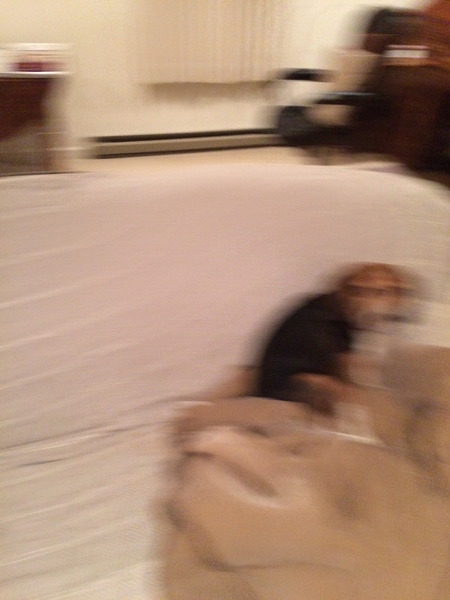
#> input picture opencv_training/pyimagesearch_project/Detect_blur/images/image_001.png, 450 x 600 px; its folder holds only this picture in this run
$ python detect.py --images images   (older library calls are emulated)
#> lines starting #> are read from the running program, lines starting #| are printed output that depends on the picture; after the words box and inside, x2 and y2 are one past the last pixel; in counts of white or black regions, pixels touching at a corner belong together
from imutils import paths
import argparse
import cv2

def variance_of_laplacian(image):

    return cv2.Laplacian(image, cv2.CV_64F).var()

ap = argparse.ArgumentParser()
ap.add_argument("-i", "--images", required = True,
    help = "Path to input directory of images")
ap.add_argument("-t", "--threshold", type = float, default = 100.0,
    help = "Focus measures that fall below this value will be considered 'blurry'")
args = vars(ap.parse_args())

for imagePath in paths.list_images(args["images"]):

    image = cv2.imread(imagePath)
#> image is the input picture: shape (600, 450, 3); mean B, G, R 120.1, 142.4, 174.7
    gray = cv2.cvtColor(image, cv2.COLOR_RGB2GRAY)
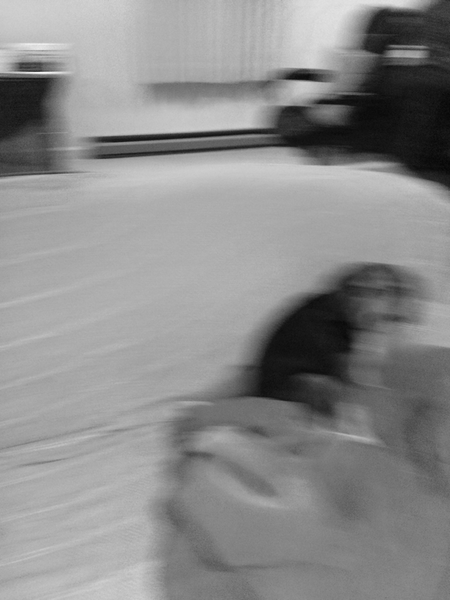
#> gray: shape (600, 450); min 7, max 248, mean 139.4
    fm = variance_of_laplacian(gray)
#> fm = 83.32
    text = "Not Blurry"

    if fm < args["threshold"]:
        text = "Blurry"

    cv2.putText(image, "{}: {:.2f}".format(text, fm), (10, 30),
        cv2.FONT_HERSHEY_SIMPLEX, 0.8, (0, 0, 255), 3)
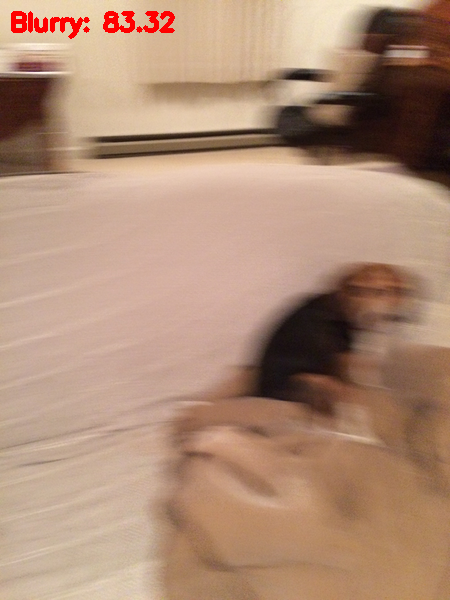
#> image: shape (600, 450, 3); 0.69% of pixels changed, all inside (x1, y1, x2, y2) = (11, 11, 175, 39)
    cv2.imshow("Image", image)
    key = cv2.waitKey(0)
#> (key Esc is pressed here)

$ run again, on opencv_training/pyimagesearch_project/Detect_blur/images/image_005.png
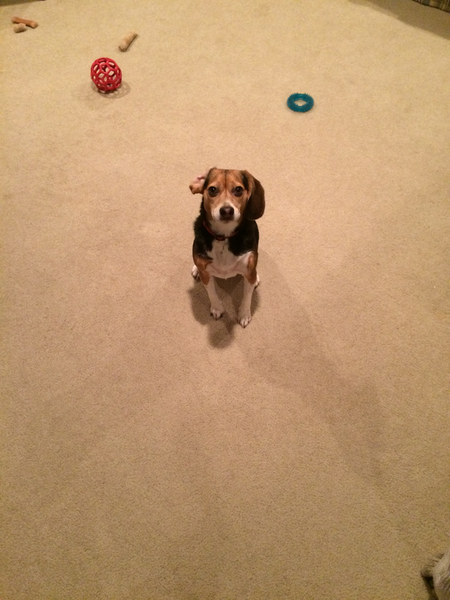
#> input picture opencv_training/pyimagesearch_project/Detect_blur/images/image_005.png, 450 x 600 px
#> image is the input picture: shape (600, 450, 3); mean B, G, R 112.3, 152.3, 190.1
#> `gray = cv2.cvtColor(image, cv2.COLOR_RGB2GRAY)`:
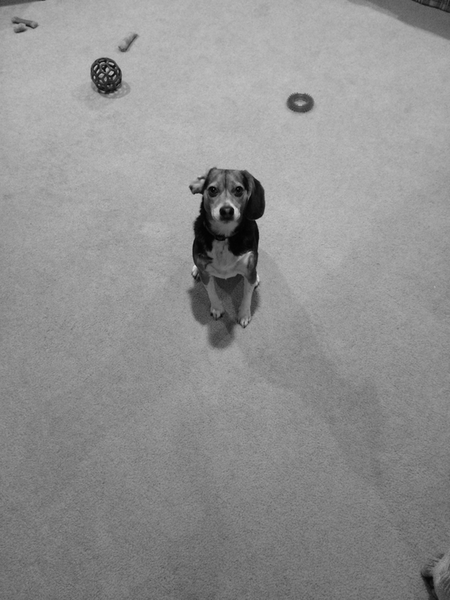
#> gray: shape (600, 450); min 2, max 222, mean 144.7
#> fm = 277.5
#> `cv2.putText(image, "{}: {:.2f}".format(text, fm), (10, 30), cv2.FONT_H..`:
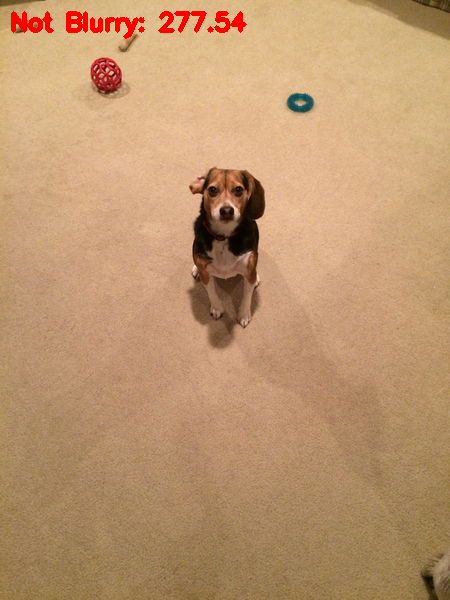
#> image: shape (600, 450, 3); 0.91% of pixels changed, all inside (x1, y1, x2, y2) = (11, 11, 247, 39)

$ run again, on opencv_training/pyimagesearch_project/Detect_blur/images/image_006.png
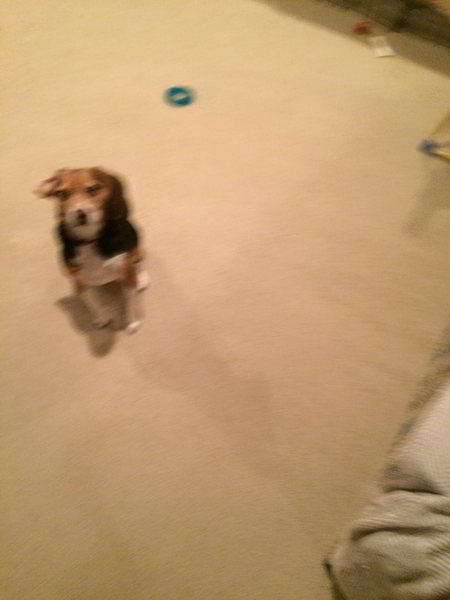
#> input picture opencv_training/pyimagesearch_project/Detect_blur/images/image_006.png, 450 x 600 px
#> image is the input picture: shape (600, 450, 3); mean B, G, R 112.1, 154.7, 190.3
#> `gray = cv2.cvtColor(image, cv2.COLOR_RGB2GRAY)`:
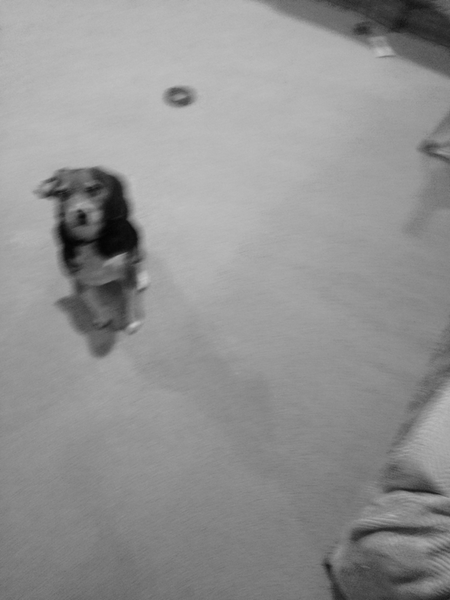
#> gray: shape (600, 450); min 3, max 196, mean 146
#> fm = 45.66
#> `cv2.putText(image, "{}: {:.2f}".format(text, fm), (10, 30), cv2.FONT_H..`:
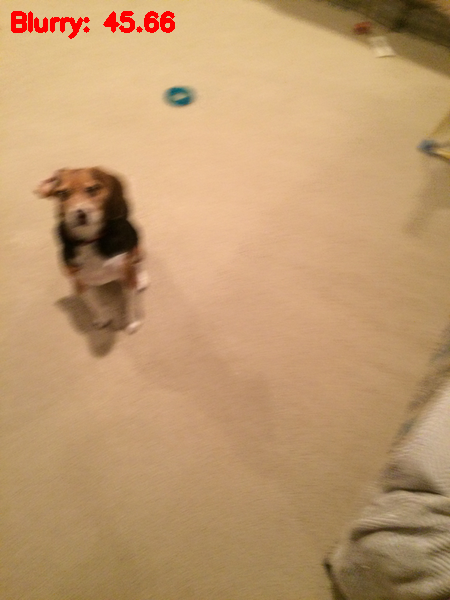
#> image: shape (600, 450, 3); 0.68% of pixels changed, all inside (x1, y1, x2, y2) = (11, 11, 175, 39)

$ run again, on opencv_training/pyimagesearch_project/Detect_blur/images/image_007.png
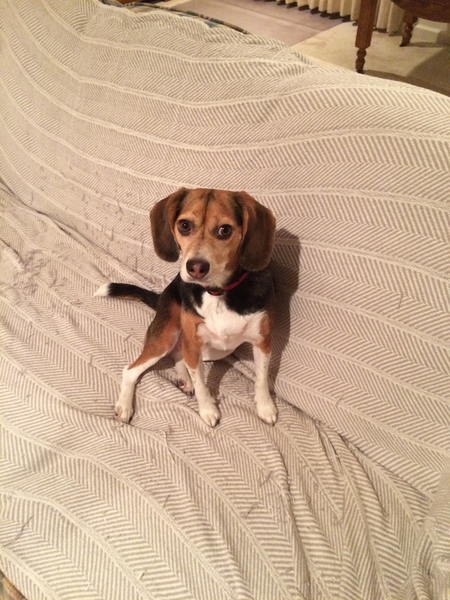
#> input picture opencv_training/pyimagesearch_project/Detect_blur/images/image_007.png, 450 x 600 px
#> image is the input picture: shape (600, 450, 3); mean B, G, R 144.3, 170.1, 198.3
#> `gray = cv2.cvtColor(image, cv2.COLOR_RGB2GRAY)`:
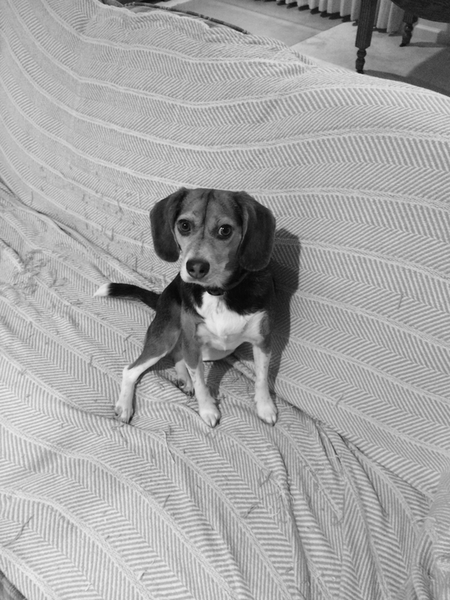
#> gray: shape (600, 450); min 3, max 240, mean 165.6
#> fm = 1274.1
#> `cv2.putText(image, "{}: {:.2f}".format(text, fm), (10, 30), cv2.FONT_H..`:
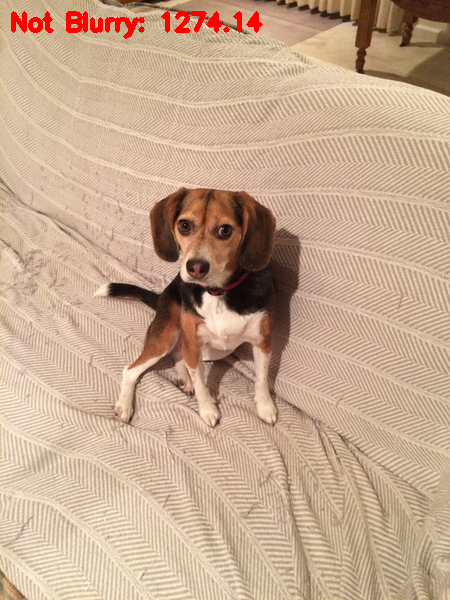
#> image: shape (600, 450, 3); 0.92% of pixels changed, all inside (x1, y1, x2, y2) = (11, 11, 263, 39)

$ run again, on opencv_training/pyimagesearch_project/Detect_blur/images/image_002.png
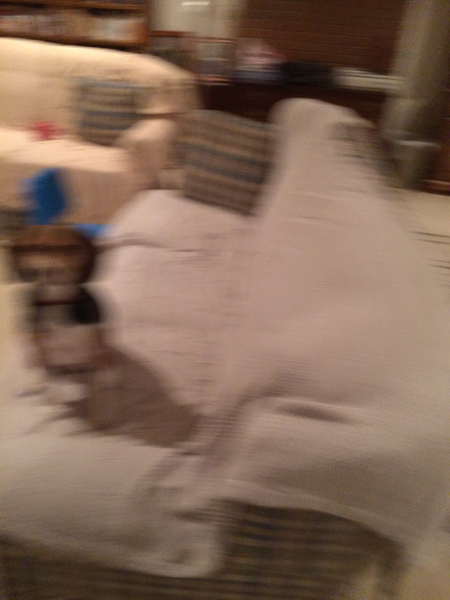
#> input picture opencv_training/pyimagesearch_project/Detect_blur/images/image_002.png, 450 x 600 px
#> image is the input picture: shape (600, 450, 3); mean B, G, R 86.9, 104.1, 130.7
#> `gray = cv2.cvtColor(image, cv2.COLOR_RGB2GRAY)`:
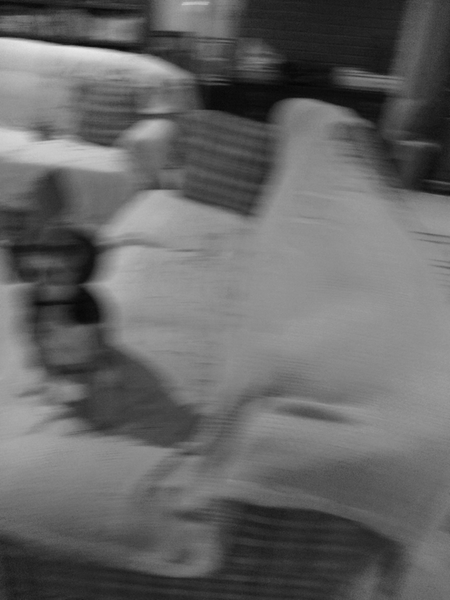
#> gray: shape (600, 450); min 5, max 233, mean 102
#> fm = 64.59
#> `cv2.putText(image, "{}: {:.2f}".format(text, fm), (10, 30), cv2.FONT_H..`:
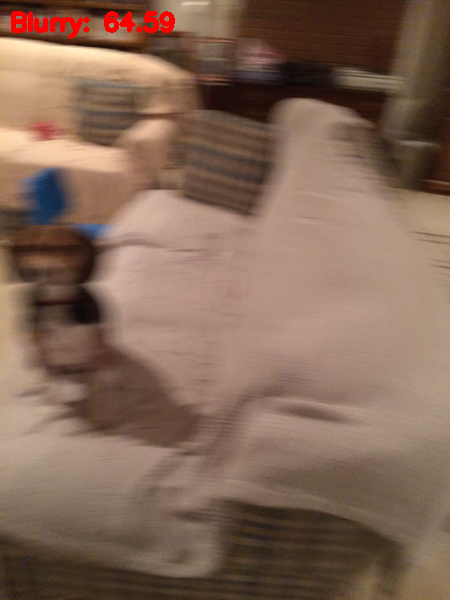
#> image: shape (600, 450, 3); 0.69% of pixels changed, all inside (x1, y1, x2, y2) = (11, 11, 175, 39)
